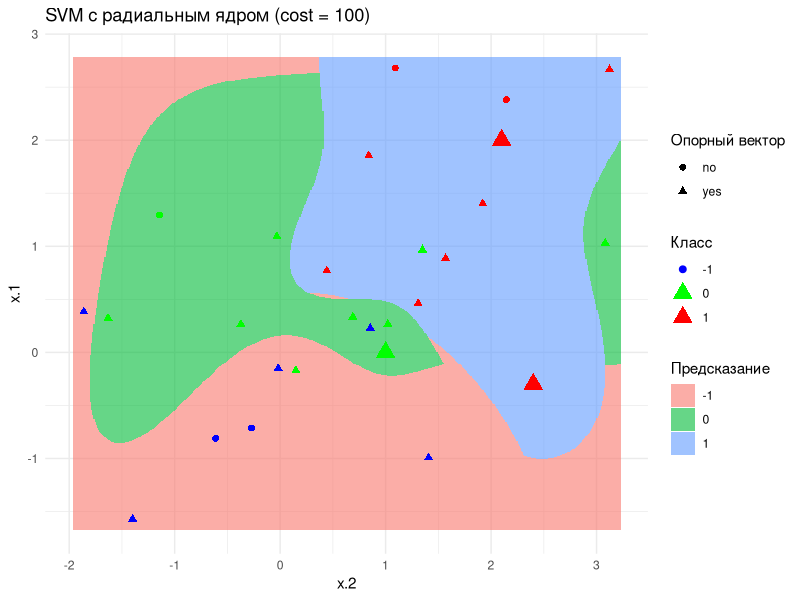
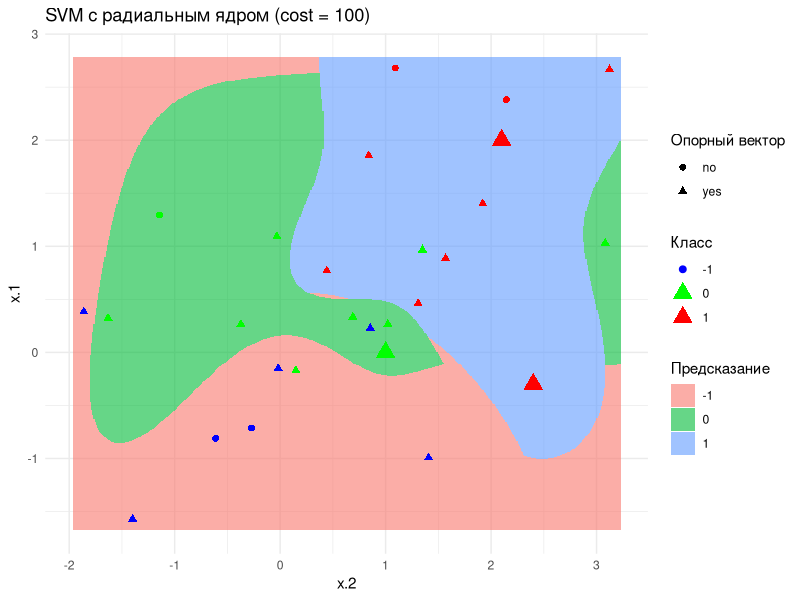

The R source for these figures, in order: (Note: this script raises an error after producing the figures.)
# ============================================================
# Лабораторная работа №4. Нечетный вариант (var1.csv)
# Классификация методом опорных векторов (SVM)
# ============================================================

# install.packages(c("e1071", "ggplot2"))
library(e1071)
library(ggplot2)

# ---------- Загрузка данных ----------
dat <- read.csv("var1.csv", stringsAsFactors = FALSE)
dat$y <- as.factor(dat$y)  # метки классов: -1, 0, 1
str(dat)

# ---------- 1. Построение классификатора с радиальным ядром (cost = 100) ----------
svmfit_radial <- svm(y ~ ., data = dat, kernel = "radial", cost = 100, scale = FALSE)
summary(svmfit_radial)

# ---------- 2. Классификация новых точек ----------
testdata <- data.frame(
  x.1 = c(0, -0.3, 2),
  x.2 = c(1, 2.4, 2.1)
)
ypred_radial <- predict(svmfit_radial, testdata)
testdata$ypred <- ypred_radial

cat("Предсказанные классы для новых точек:\n")
print(testdata)

# ---------- 3. Визуализация радиального классификатора ----------
# Область построения графика (с учетом исправления ошибки из методички)
grid <- expand.grid(
  seq(min(dat[, 1] - 0.1), max(dat[, 1] + 0.1), length.out = 500),
  seq(min(dat[, 2] - 0.1), max(dat[, 2] + 0.1), length.out = 500)
)
names(grid) <- names(dat)[1:2]

# Классификация объектов сетки
preds_radial <- predict(svmfit_radial, grid)
df_radial <- data.frame(grid, preds = preds_radial)

# Пометка опорных векторов
dat$support <- "no"
dat$support[svmfit_radial$index] <- "yes"

# Цвета для 3 классов
cols <- c("-1" = "blue", "0" = "green", "1" = "red")

# Построение графика
g_radial <- ggplot(df_radial, aes(x = x.2, y = x.1)) +
  geom_tile(aes(fill = preds), alpha = 0.6) +
  geom_point(data = dat, aes(color = y, shape = support), size = 2) +
  scale_color_manual(values = cols) +
  geom_point(data = testdata, aes(color = ypred), size = 4, shape = 17, stroke = 1.5) +
  labs(
    title = "SVM с радиальным ядром (cost = 100)",
    x = "x.2", y = "x.1",
    color = "Класс", shape = "Опорный вектор", fill = "Предсказание"
  ) +
  theme_minimal()

print(g_radial)
ggsave("Pominov-radial.pdf", plot = g_radial, width = 8, height = 6)

# ---------- 4. Перекрестная проверка (tune) для поиска оптимального ядра ----------
# Фиксируем cost = 10, перебираем 4 типа ядер
set.seed(123)
tuned_svm <- tune(
  svm,
  y ~ .,
  data = dat,
  ranges = list(kernel = c("polynomial", "radial", "linear", "sigmoid")),
  cost = 10
)

# (b) Вывод значений ошибок для каждой модели
cat("\nРезультаты перекрестной проверки (ошибки):\n")
print(tuned_svm$performances)

# Оптимальная модель
best_model <- tuned_svm$best.model
cat("\nПараметры оптимальной модели:\n")
summary(best_model)

# ---------- (c) Визуализация оптимального классификатора ----------
preds_opt <- predict(best_model, grid)
df_opt <- data.frame(grid, preds = preds_opt)

# Пометка опорных векторов для оптимальной модели
dat$support_opt <- "no"
dat$support_opt[best_model$index] <- "yes"

g_opt <- ggplot(df_opt, aes(x = x.2, y = x.1)) +
  geom_tile(aes(fill = preds), alpha = 0.6) +
  geom_point(data = dat, aes(color = y, shape = support_opt), size = 2) +
  scale_color_manual(values = cols) +
  geom_point(data = testdata, aes(color = ypred), size = 4, shape = 17, stroke = 1.5) +
  labs(
    title = paste("Оптимальный SVM (ядро:", best_model$kernel, ", cost = 10)"),
    x = "x.2", y = "x.1",
    color = "Класс", shape = "Опорный вектор", fill = "Предсказание"
  ) +
  theme_minimal()

print(g_opt)
ggsave("Pominov-linear.pdf", plot = g_opt, width = 8, height = 6)
